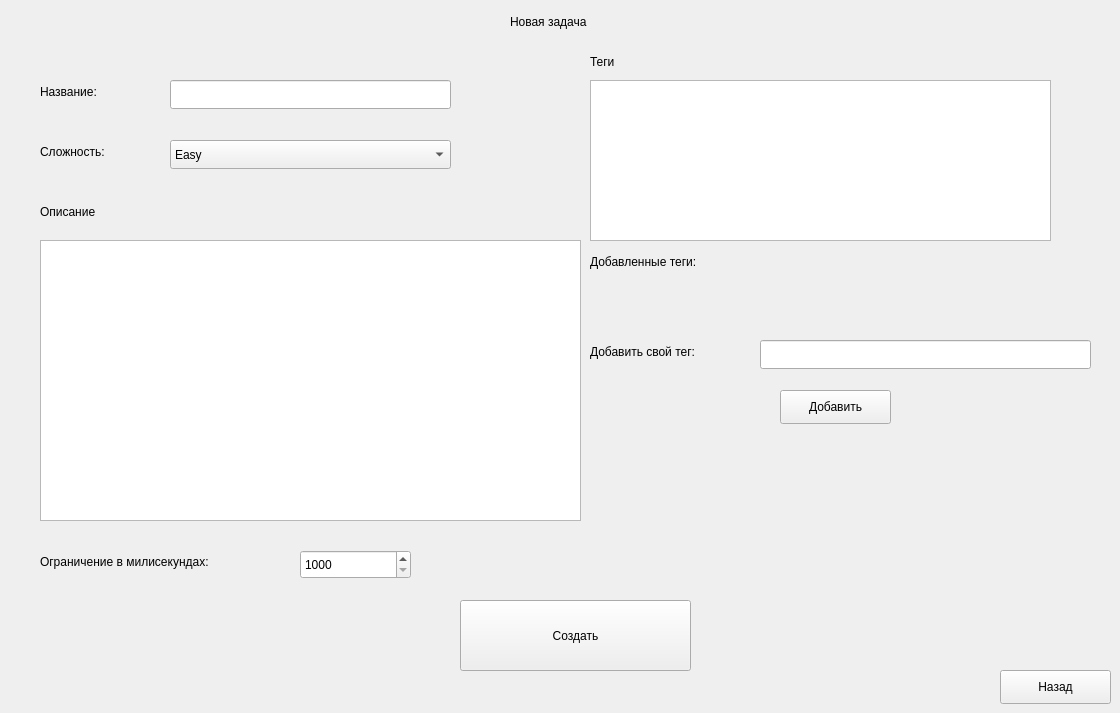
    <widget class="QWidget" name="page_8">
     <widget class="QLabel" name="label_16">
      <property name="geometry">
       <rect>
        <x>510</x>
        <y>10</y>
        <width>151</width>
        <height>24</height>
       </rect>
      </property>
      <property name="text">
       <string>Новая задача</string>
      </property>
     </widget>
     <widget class="QLabel" name="label_17">
      <property name="geometry">
       <rect>
        <x>40</x>
        <y>80</y>
        <width>91</width>
        <height>24</height>
       </rect>
      </property>
      <property name="text">
       <string>Название:</string>
      </property>
     </widget>
     <widget class="QLineEdit" name="lineEdit_problemTitle_onCreateProblem">
      <property name="geometry">
       <rect>
        <x>170</x>
        <y>80</y>
        <width>281</width>
        <height>29</height>
       </rect>
      </property>
     </widget>
     <widget class="QLabel" name="label_18">
      <property name="geometry">
       <rect>
        <x>40</x>
        <y>140</y>
        <width>131</width>
        <height>24</height>
       </rect>
      </property>
      <property name="text">
       <string>Сложность:</string>
      </property>
     </widget>
     <widget class="QComboBox" name="comboBox_problemDifficulty__onCreateProblem">
      <property name="geometry">
       <rect>
        <x>170</x>
        <y>140</y>
        <width>281</width>
        <height>29</height>
       </rect>
      </property>
      <item>
       <property name="text">
        <string>Easy</string>
       </property>
      </item>
      <item>
       <property name="text">
        <string>Easy+</string>
       </property>
      </item>
      <item>
       <property name="text">
        <string>Middle</string>
       </property>
      </item>
      <item>
       <property name="text">
        <string>Middle+</string>
       </property>
      </item>
      <item>
       <property name="text">
        <string>Hard</string>
       </property>
      </item>
      <item>
       <property name="text">
        <string>Hard+</string>
       </property>
      </item>
      <item>
       <property name="text">
        <string>Olympiad</string>
       </property>
      </item>
     </widget>
     <widget class="QLabel" name="label_19">
      <property name="geometry">
       <rect>
        <x>40</x>
        <y>200</y>
        <width>131</width>
        <height>24</height>
       </rect>
      </property>
      <property name="text">
       <string>Описание</string>
      </property>
     </widget>
     <widget class="QPlainTextEdit" name="plainTextEdit_problemDescription_onCreateProblem">
      <property name="geometry">
       <rect>
        <x>40</x>
        <y>240</y>
        <width>541</width>
        <height>281</height>
       </rect>
      </property>
     </widget>
     <widget class="QLabel" name="label_20">
      <property name="geometry">
       <rect>
        <x>40</x>
        <y>550</y>
        <width>251</width>
        <height>24</height>
       </rect>
      </property>
      <property name="text">
       <string>Ограничение в милисекундах:</string>
      </property>
     </widget>
     <widget class="QSpinBox" name="spinBox_problemTimeLimit__onCreateProblem">
      <property name="geometry">
       <rect>
        <x>300</x>
        <y>550</y>
        <width>111</width>
        <height>29</height>
       </rect>
      </property>
      <property name="minimum">
       <number>1000</number>
      </property>
      <property name="maximum">
       <number>10000</number>
      </property>
     </widget>
     <widget class="QPushButton" name="pushButton_createProblem_onNewProblem">
      <property name="geometry">
       <rect>
        <x>460</x>
        <y>600</y>
        <width>231</width>
        <height>71</height>
       </rect>
      </property>
      <property name="text">
       <string>Создать</string>
      </property>
     </widget>
     <widget class="QPushButton" name="pushButton_prevPage_onCreateProblem">
      <property name="geometry">
       <rect>
        <x>1000</x>
        <y>670</y>
        <width>111</width>
        <height>34</height>
       </rect>
      </property>
      <property name="text">
       <string>Назад</string>
      </property>
     </widget>
     <widget class="QTableView" name="tableView_problemTags_onCreateProblem">
      <property name="geometry">
       <rect>
        <x>590</x>
        <y>80</y>
        <width>461</width>
        <height>161</height>
       </rect>
      </property>
     </widget>
     <widget class="QLabel" name="label_8">
      <property name="geometry">
       <rect>
        <x>590</x>
        <y>50</y>
        <width>71</width>
        <height>24</height>
       </rect>
      </property>
      <property name="text">
       <string>Теги</string>
      </property>
     </widget>
     <widget class="QLabel" name="label_9">
      <property name="geometry">
       <rect>
        <x>590</x>
        <y>250</y>
        <width>231</width>
        <height>24</height>
       </rect>
      </property>
      <property name="text">
       <string>Добавленные теги:</string>
      </property>
     </widget>
     <widget class="QLabel" name="label_addedTags_onCreateProblem">
      <property name="geometry">
       <rect>
        <x>590</x>
        <y>290</y>
        <width>511</width>
        <height>24</height>
       </rect>
      </property>
      <property name="text">
       <string/>
      </property>
     </widget>
     <widget class="QLabel" name="label_11">
      <property name="geometry">
       <rect>
        <x>590</x>
        <y>340</y>
        <width>161</width>
        <height>24</height>
       </rect>
      </property>
      <property name="text">
       <string>Добавить свой тег:</string>
      </property>
     </widget>
     <widget class="QLineEdit" name="lineEdit_addTag_onCreateProblem">
      <property name="geometry">
       <rect>
        <x>760</x>
        <y>340</y>
        <width>331</width>
        <height>29</height>
       </rect>
      </property>
     </widget>
     <widget class="QPushButton" name="pushButton_addTag_onCreateProblem">
      <property name="geometry">
       <rect>
        <x>780</x>
        <y>390</y>
        <width>111</width>
        <height>34</height>
       </rect>
      </property>
      <property name="text">
       <string>Добавить</string>
      </property>
     </widget>
    </widget>
